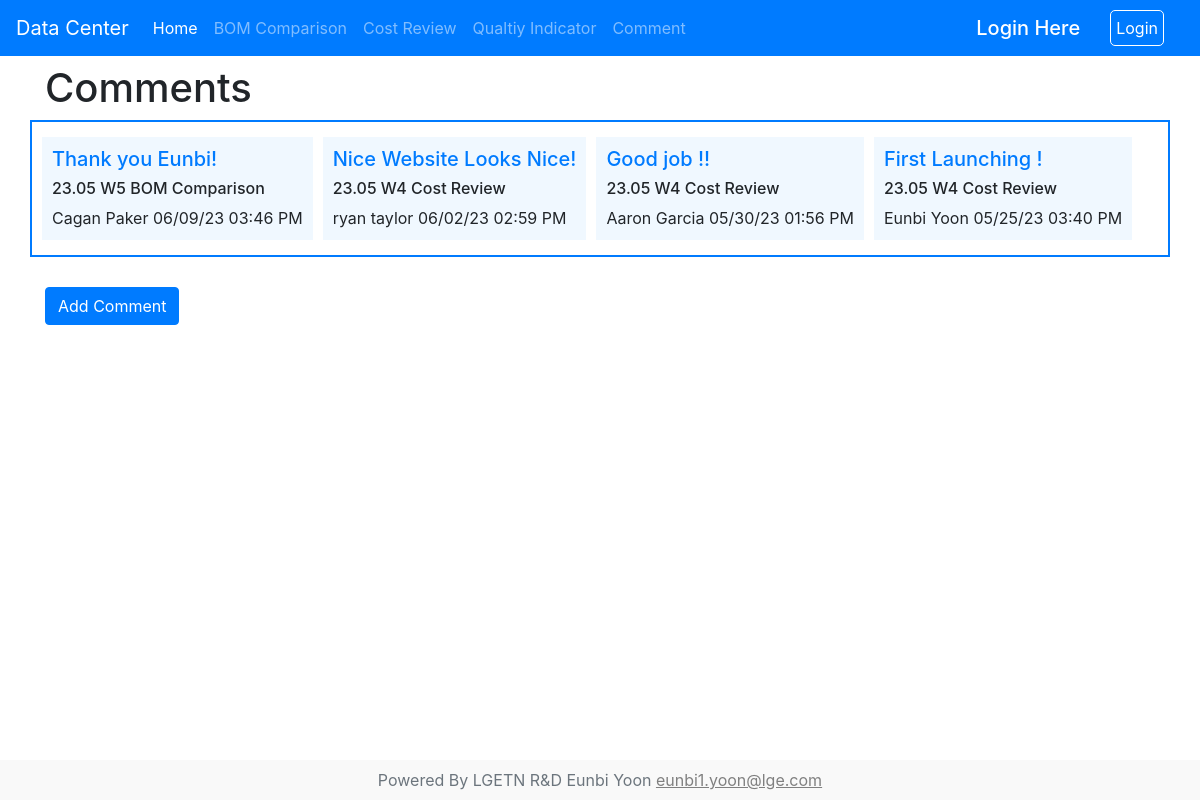
The page /comment on the database as committed earlier.
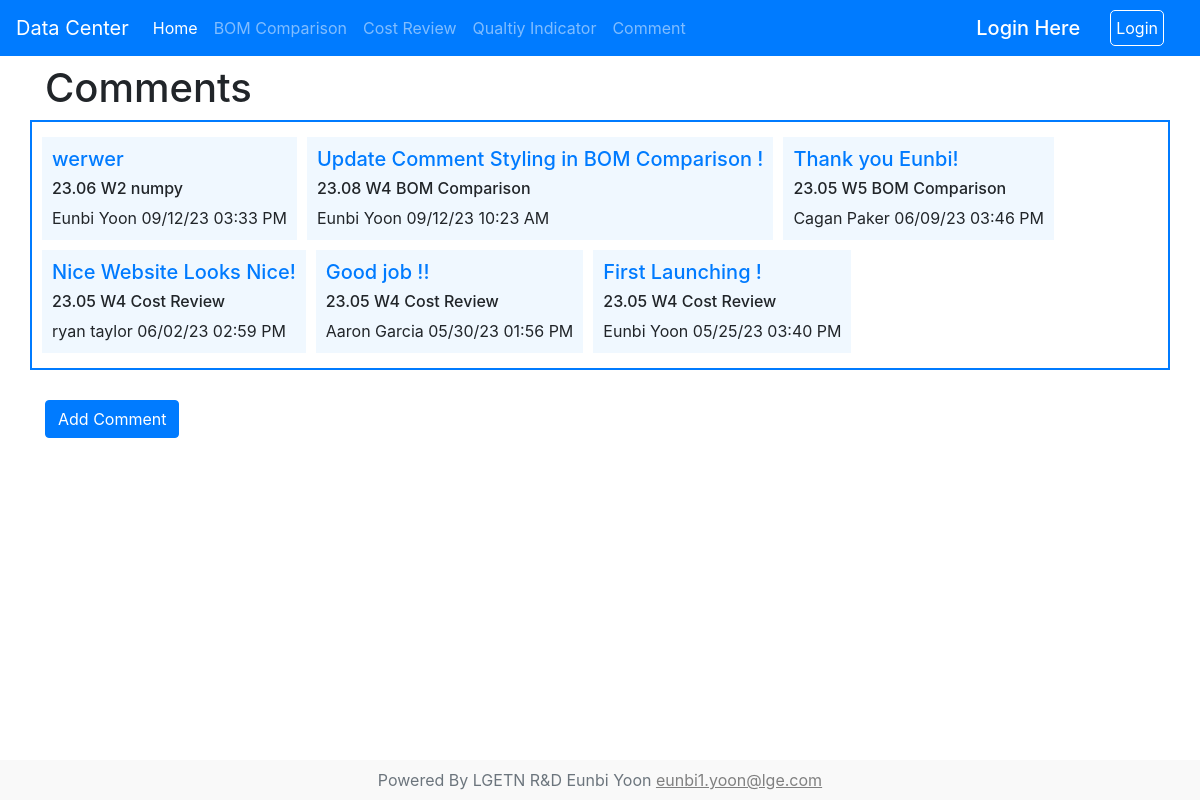
The same page on the database as committed later.
### report/models.py (models this page shows)
class Comment(models.Model):
    category=models.ForeignKey(Category, on_delete=models.CASCADE)
    week=models.ForeignKey(Week, on_delete=models.CASCADE)
    author=models.ForeignKey(User, on_delete=models.CASCADE)
    date_added=models.DateTimeField(auto_now_add=True)
    comment_body = models.TextField()
    class Meta:
        verbose_name_plural='  4) Comments'

class Week(models.Model):
    name=models.CharField(max_length=255)
    def __str__(self):
        return self.name
    class Meta:
        verbose_name_plural='  2) Weeks'

class Category(models.Model):
    name=models.CharField(max_length=255)
    def __str__(self):
        return self.name
    class Meta:
        verbose_name_plural='  1) Categories'

### base/views.py (the view)
# urls.py: path('comment',CommentView.as_view(),name='comment_url'),
class CommentView(ListView):
    template_name='comment.html'
    ordering=['-date_added']
    model=Comment

### base/templates/comment.html (shortened to what this page needs)
{% extends 'base.html'%}
{% block container %}
  <h1>Comments</h1>
  <div class="row" style="border: 2px solid #007BFF ; padding:10px 5px;">
    {% for comment in object_list %}
    <div style="margin: 5px; background-color: aliceblue; padding:10px">
      <div>
        <a href="{% url 'article-detail' comment.pk %}"><h5>{{ comment.comment_body| slice:":100" }}</h5></a>
        <div>
          <h6>{{ comment.week }} {{ comment.category }}</h6>
            {{ comment.author.first_name }} {{ comment.author.last_name }}
             {{ comment.date_added|date:"m/d/y h:i A" }}
        </div>
      </div>
    </div>
  {% endfor %}
  </div>
  <a class="btn btn-primary" href="{% url 'add_post'%}" style="margin:30px auto;">Add Comment</a>
{% endblock %}

### base/templates/base.html (shortened to what this page needs)
<!doctype html>
<html lang="en">
  <head>
    {% load static %}
    <link rel="stylesheet" href="https://cdn.jsdelivr.net/npm/bootstrap@4.3.1/dist/css/bootstrap.min.css">
  </head>
  <body>
    <nav class="navbar navbar-expand-lg navbar-dark bg-primary">
      <a class="navbar-brand" href="">Data Center</a>
      <div class="collapse navbar-collapse" id="navbarColor02">
        <ul class="navbar-nav mr-auto">
          <li class="nav-item active">
            <a class="nav-link" href="/">Home</a>
          </li>
          <li class="nav-item">
            <a class="nav-link" href="{% url 'category_bom_url' %}">BOM Comparison</a>
          </li>
          <li class="nav-item">
            <a class="nav-link" href="{% url 'category_cost_url' %}">Cost Review</a>
          </li>
          <li class="nav-item">
            <a class="nav-link" href="{% url 'qualityhome_url' %}">Qualtiy Indicator</a>
          </li>
          <li class="nav-item">
            <a class="nav-link" href="{% url 'comment_url' %}">Comment</a>
          </li>
        </ul>
        <form class="form-inline">
          {% if user.is_authenticated %}
            <h5 style="color:white; margin:0">Hello, {{user.username}}</h5>
            <a style="color:white; margin:0 20px 0 30px; border:1px solid white; border-radius: 5px; padding:5px" href="{% url 'logout_url' %}">Logout</a>
          {% else %}
            <h5 style="color:white; margin:0">Login Here</h5>
            <a style="color:white; margin:0 20px 0 30px; border:1px solid white; border-radius: 5px; padding:5px" href="{% url 'login_url' %}">Login</a>
          {% endif %}
        </form>
      </div>
    </nav>
    <div class="main">
      <div class="container">
        {% block container %}
        {% endblock %}
      </div>
    </div>
  <footer class="text-center text-lg-start bg-white text-muted" style="position: fixed;bottom:0; width: 100%;">
    {% block footer %}
      <div class="text-center p-2" style="background-color: rgba(0, 0, 0, 0.025); padding:0">
        Powered By LGETN R&D Eunbi Yoon
        <a style="text-decoration:underline; color:grey" href="mailto : eunbi1.yoon@lge.com">eunbi1.yoon@lge.com</a>
      </div>
    {% endblock %}
  </footer>
  </body>
</html>

Rows that differ between the two databases and show on the page:
added Comment: comment_body "werwer", week "23.06 W2", category "numpy", author.first_name "Eunbi", author.last_name "Yoon", date_added "09/12/23 03:33 PM"
added Comment: comment_body "Update Comment Styling in BOM Comparison !", week "23.08 W4", category "BOM Comparison", author.first_name "Eunbi", author.last_name "Yoon", date_added "09/12/23 10:23 AM"
